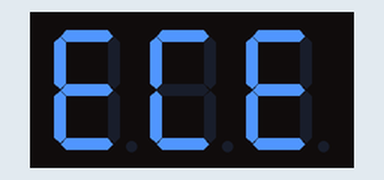
The sketch below on a simulated Arduino Uno, built with avr-gcc and run on an emulated ATmega328P. Shown: 3-digit seven-segment display. Wiring (inferred from the names in the program): 3-digit 7-segment display, segments lit when HIGH: segments pin 2, pin 3, pin 4, pin 5, pin 6, pin 7, pin 8; digit selects pin 9, pin 10, pin 11. The segment pins are drawn as the display they are named for.

Above: at 0.1 s.
At 37.9 s:
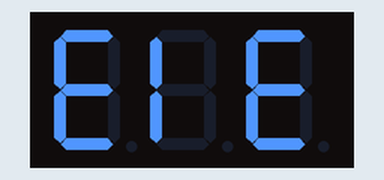

Measured:
- what the display in image 0 shows lasts 1.0 s, from 0.0 s to 1.0 s

The sketch:

sympotiam24.ino
```cpp
int a=2;
int b=3;
int c=4;
int d=5;
int e=6;
int f=7;
int g=8;
int dg1=9;
int dg2=10;
int dg3=11;
void setup() {
  // put your setup code here, to run once:
  pinMode(a,OUTPUT);
  pinMode(b,OUTPUT);
  pinMode(c,OUTPUT);
  pinMode(d,OUTPUT);
  pinMode(e,OUTPUT);
  pinMode(f,OUTPUT);
  pinMode(g,OUTPUT);
  pinMode(dg1,OUTPUT);
  pinMode(dg2,OUTPUT);
  pinMode(dg3,OUTPUT);


}

void loop() {
  for(int i=1;i<50;i++){
    ECE();
  }
  delay(1000);
  for(int i=1;i<50;i++){
    EIE();
  }
  // clr();
  // EIE();
  delay(1000);
}
void ECE(){
  E();
  digitalWrite(dg1,LOW);
  digitalWrite(dg2,HIGH);
  digitalWrite(dg3,HIGH);
  delay(5);
  C();
  digitalWrite(dg1,HIGH);
  digitalWrite(dg2,LOW);
  digitalWrite(dg3,HIGH);
  delay(5);
  E();
  digitalWrite(dg1,HIGH);
  digitalWrite(dg2,HIGH);
  digitalWrite(dg3,LOW);
  delay(5);
  clr();
  delay(5);
}
void EIE(){
  E();
  digitalWrite(dg1,LOW);
  digitalWrite(dg2,HIGH);
  digitalWrite(dg3,HIGH);
  delay(5);
  I();
  digitalWrite(dg1,HIGH);
  digitalWrite(dg2,LOW);
  digitalWrite(dg3,HIGH);
  delay(5);
  E();
  digitalWrite(dg1,HIGH);
  digitalWrite(dg2,HIGH);
  digitalWrite(dg3,LOW);
  delay(5);
  clr();
  delay(5);
}
void E(){
  digitalWrite(a,HIGH);
  digitalWrite(b,LOW);
  digitalWrite(c,LOW);
  digitalWrite(d,HIGH);
  digitalWrite(e,HIGH);
  digitalWrite(f,HIGH);
  digitalWrite(g,HIGH);
}
void C(){
  digitalWrite(a,HIGH);
  digitalWrite(b,LOW);
  digitalWrite(c,LOW);
  digitalWrite(d,HIGH);
  digitalWrite(e,HIGH);
  digitalWrite(f,HIGH);
  digitalWrite(g,LOW);
}
void I(){
  digitalWrite(a,LOW);
  digitalWrite(b,LOW);
  digitalWrite(c,LOW);
  digitalWrite(d,LOW);
  digitalWrite(e,HIGH);
  digitalWrite(f,HIGH);
  digitalWrite(g,LOW);
}
void clr(){
  digitalWrite(a,LOW);
  digitalWrite(b,LOW);
  digitalWrite(c,LOW);
  digitalWrite(d,LOW);
  digitalWrite(e,LOW);
  digitalWrite(f,LOW);
  digitalWrite(g,LOW);
}
```
